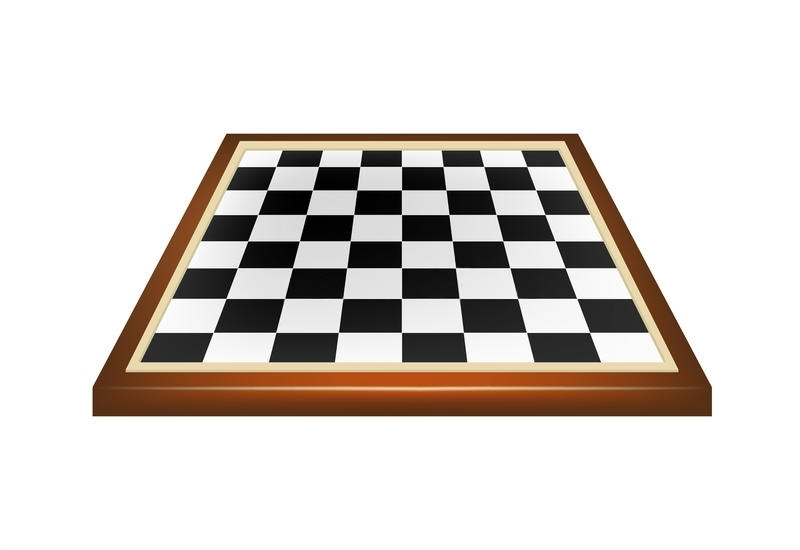
#> input picture 3d_testing/Chess_images/chess1.jpg, 800 x 550 px; its folder holds only this picture in this run
$ python distortions.py
#> lines starting #> are read from the running program, lines starting #| are printed output that depends on the picture; after the words box and inside, x2 and y2 are one past the last pixel; in counts of white or black regions, pixels touching at a corner belong together
import numpy as np
import cv2
import glob

# termination criteria
criteria = (cv2.TERM_CRITERIA_EPS + cv2.TERM_CRITERIA_MAX_ITER, 30, 0.001)

# prepare object points, like (0,0,0), (1,0,0), (2,0,0) ....,(6,5,0)
objp = np.zeros((6*6,3), np.float32)
objp[:,:2] = np.mgrid[0:6,0:6].T.reshape(-1,2)

# Arrays to store object points and image points from all the images.
objpoints = [] # 3d point in real world space
imgpoints = [] # 2d points in image plane.

images = glob.glob("3d_testing//Chess_images//*.jpg")

for fname in images:
    img = cv2.imread(fname)
#> img is the input picture: shape (550, 800, 3); mean B, G, R 207, 211.6, 217.4
    gray = cv2.cvtColor(img,cv2.COLOR_BGR2GRAY)
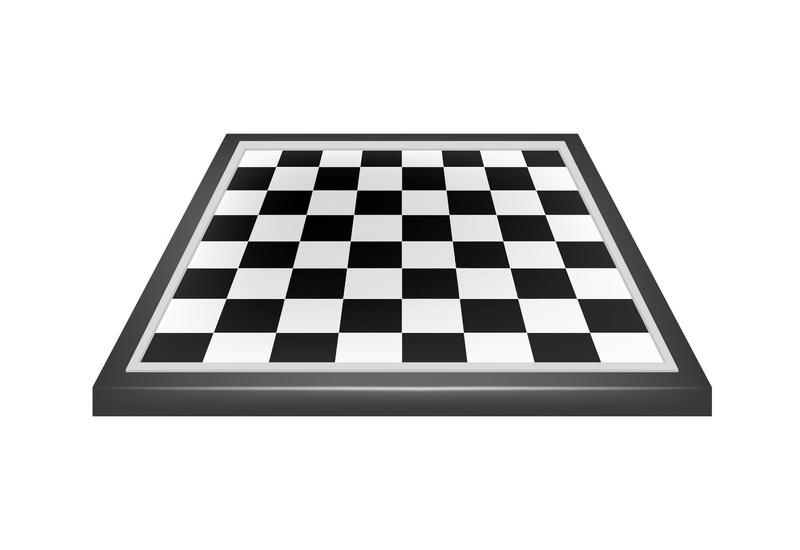
#> gray: shape (550, 800); min 0, max 255, mean 212.8
    cv2.imshow('img',gray)
    cv2.waitKey(500)
    # Find the chess board corners
    ret, corners = cv2.findChessboardCorners(gray, (6,6),None)
#> ret = True; corners = 36 rows, first 8: [267.1, 190], [312.4, 189.9], [357.1, 190], [401.5, 189.9], [446, 190], [490.2, 190.3], [257.3, 214.6], [306.3, 214.3]


    # If found, add object points, image points (after refining them)
    if ret == True:
        print("found corners")
        objpoints.append(objp)

        corners2 = cv2.cornerSubPix(gray,corners,(11,11),(-1,-1),criteria)
#> corners2 = 36 rows, first 8: [267, 189.9], [312.5, 189.9], [356.8, 189.9], [401.5, 189.9], [445.9, 189.9], [489.8, 189.9], [257.7, 214.5], [306.2, 214.5]
        imgpoints.append(corners)

        # Draw and display the corners
        cv2.drawChessboardCorners(img, (6,6), corners2, ret)
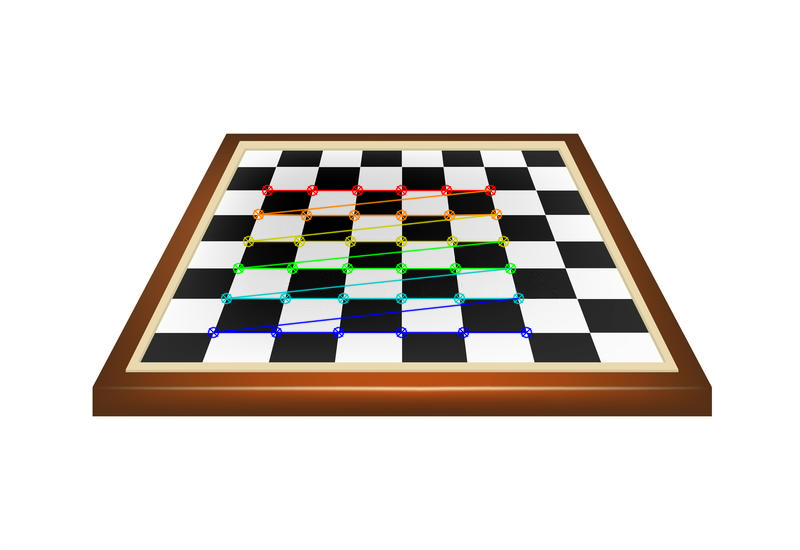
#> img: shape (550, 800, 3); 2.59% of pixels changed, all inside (x1, y1, x2, y2) = (207, 184, 533, 339)
        cv2.imshow('img',img)
        if cv2.waitKey(0) & 0xFF == ord('q'):
#> (key q is pressed here)
            break

cv2.destroyAllWindows()
ret, mtx, dist, rvecs, tvecs = cv2.calibrateCamera(objpoints, imgpoints, gray.shape[::-1],None,None)
#> ret = 1.34; mtx = [[288.3, 0, 415], [0, 164.6, 220.7], [0, 0, 1]]; dist = [[-0.0144, 0.042, -0.0554, 5.61e-05, -0.0196]]; rvecs = ([-0.468, -0.00194, -0.016],); tvecs = ([-3.3, -1.06, 6.48],)

np.savez("3d_testing//calibration.npz", mtx=mtx, dist=dist, rvecs=rvecs, tvecs=tvecs)

$ run again, on 3d_testing/Chess_images/chess2.jpg
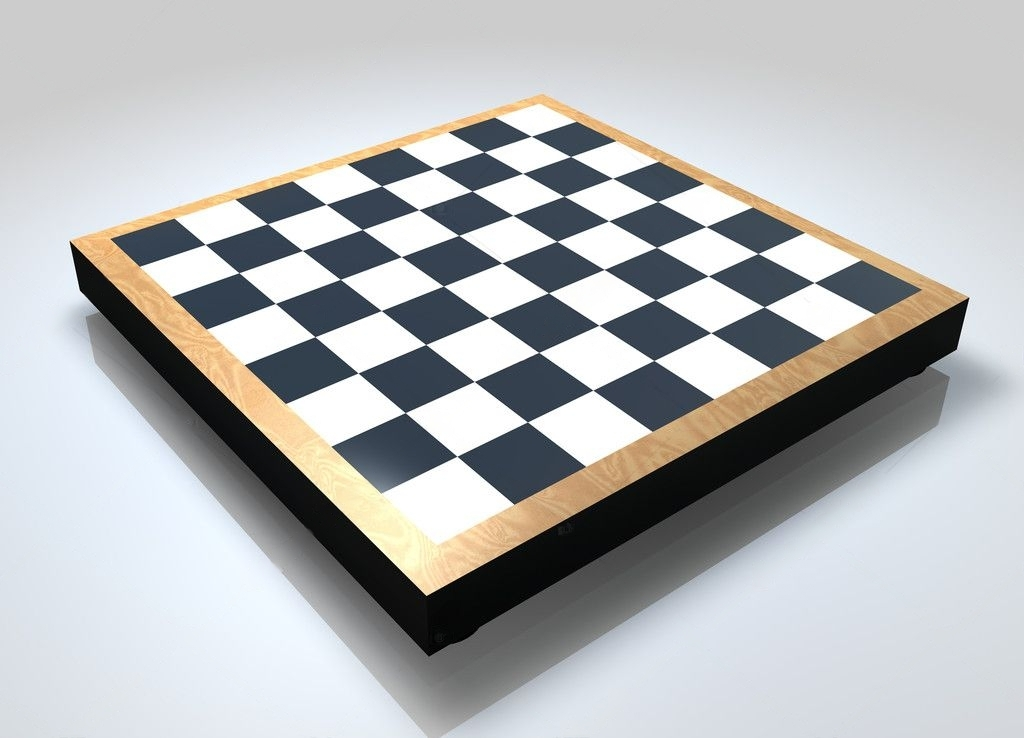
#> input picture 3d_testing/Chess_images/chess2.jpg, 1024 x 738 px
#> img is the input picture: shape (738, 1024, 3); mean B, G, R 184.3, 183.1, 181.2
#> `gray = cv2.cvtColor(img,cv2.COLOR_BGR2GRAY)`:
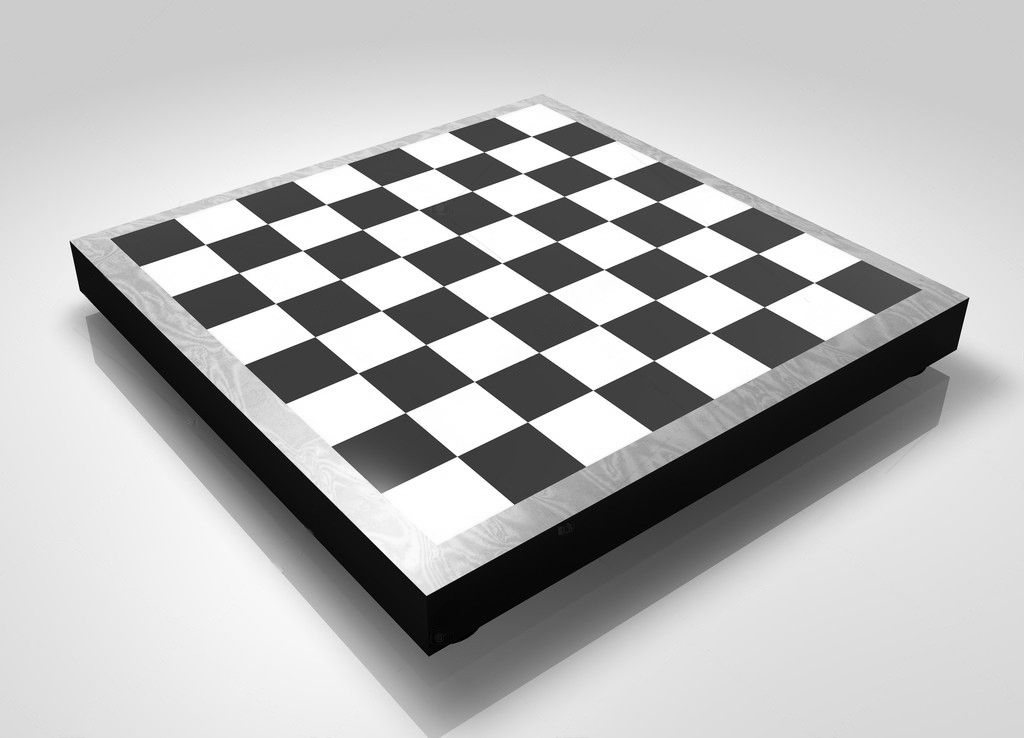
#> gray: shape (738, 1024); min 0, max 255, mean 182.6
#> `ret, corners = cv2.findChessboardCorners(gray, (6,6),None)`: ret = True; corners = 36 rows, first 8: [267.4, 223.7], [326, 204.4], [381.6, 185.8], [433.9, 168.4], [483.8, 151.9], [531.4, 136.3], [302.4, 250.5], [362.4, 229.5]
#> corners2 = 36 rows, first 8: [267.4, 223.7], [326.1, 204.4], [381.5, 185.9], [434.1, 168.5], [483.9, 151.8], [531.3, 136.2], [302.4, 250.5], [362.3, 229.5]
#> `cv2.drawChessboardCorners(img, (6,6), corners2, ret)`:
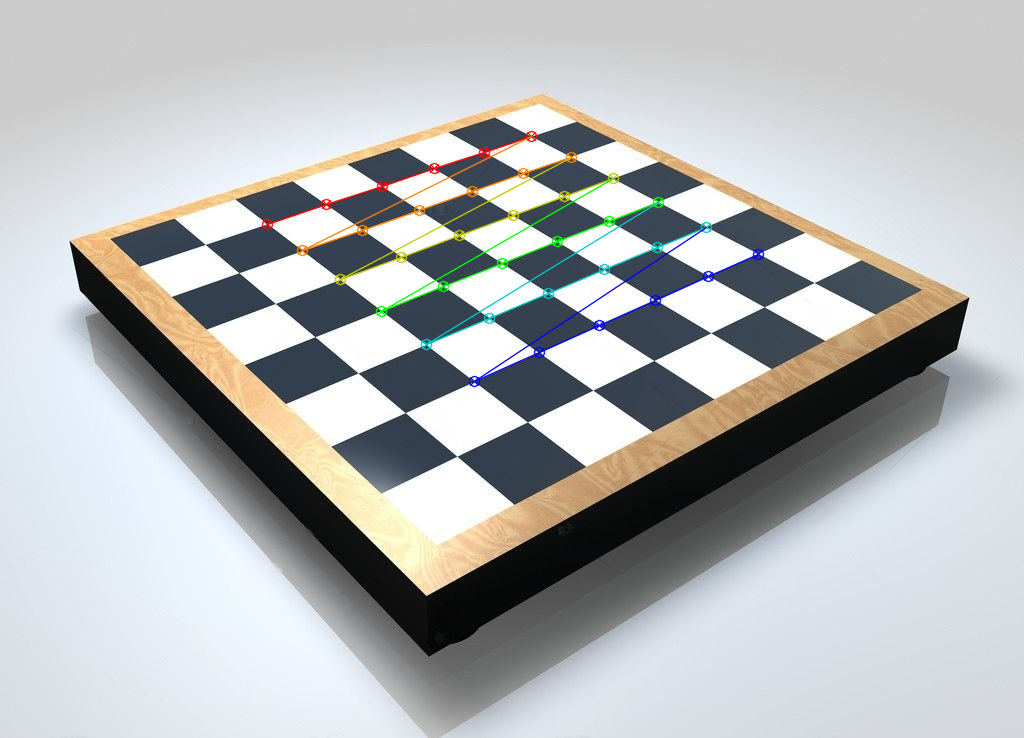
#> img: shape (738, 1024, 3); 1.5% of pixels changed, all inside (x1, y1, x2, y2) = (261, 130, 765, 388)
#> `ret, mtx, dist, rvecs, tvecs = cv2.calibrateCamera(objpoints, imgpoint..`: ret = 1.98; mtx = [[112312.3, 0, 461], [0, 5322.3, 527.2], [0, 0, 1]]; dist = [[-92.87, 3770, -1.28, -0.00835, 3779.3]]; rvecs = ([0.533, -1.42, -0.567],); tvecs = ([-0.227, -6.86, 112.8],)
